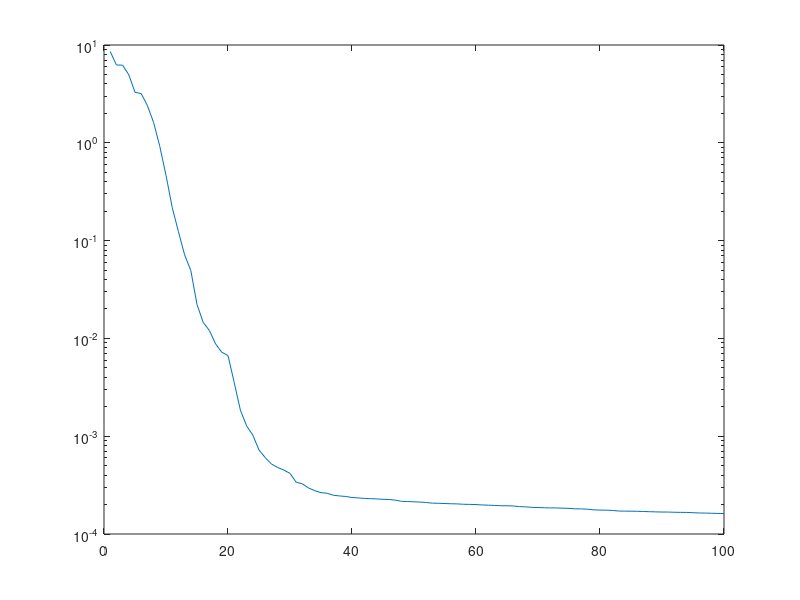

Recreate this plot in MATLAB. (Note: this script raises an error after producing the figure.)
clear all
close all
clc

load simCOMAU_.mat

figure()
semilogy(Icost)

xfin = x0;
tott = [];
totx1 = [];
tend = 0;
baseLine = IBaseline{1};
N = size(baseLine,1);
n = length(x0);
for k = 1:N-1
    ustar = Iu{1};
    odefun = @(t,x) odeCOMAU(t,x,ustar(:,k));
    [t,x] = ode45(odefun,[0,T],xfin);
    tott = [tott; t + tend];
    totx1 = [totx1; x];
    tend = tott(end);
    xfin = x(end,:)';
end

figure()
subplot(2,1,1)
plot(tott,totx1)
hold on
plot(T*(0:N-1),xstar,'*')

subplot(2,1,2)
stairs(0:N-1,baseLine(:,n+1:end))

xfin = x0;
tott = [];
totx = [];
tend = 0;
baseLine = IBaseline{end};
N = size(baseLine,1);
n = length(x0);
for k = 1:N-1
    ustar = Iu{end};
    odefun = @(t,x) odeCOMAU(t,x,ustar(:,k));
    [t,x] = ode45(odefun,[0,T],xfin);
    tott = [tott; t + tend];
    totx = [totx; x];
    tend = tott(end);
    xfin = x(end,:)';
end

figure()
subplot(2,1,1)
plot(tott,totx)
hold on
plot(T*(0:N-1),xstar,'*')

subplot(2,1,2)
stairs(0:N-1,baseLine(:,n+1:end))

%%
figure()
plot3(totx(:,1),totx(:,2),totx(:,3),'b');
hold on
plot3(totx1(:,1),totx1(:,2),totx1(:,3),'r');
plot3(xstar(1,end),xstar(2,end),xstar(3,end),'xk')
grid on
box on


figure()
plot3(totx(:,4),totx(:,5),totx(:,6),'b');
hold on
plot3(totx1(:,4),totx1(:,5),totx1(:,6),'r');
plot3(xstar(4,end),xstar(5,end),xstar(6,end),'xk')
grid on
box on